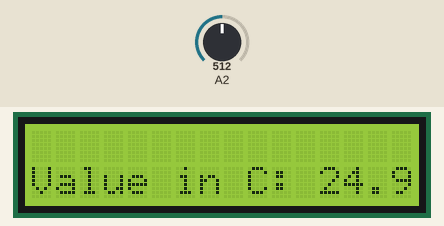
A sketch run on a simulated Arduino Uno, built with avr-gcc and run on an emulated ATmega328P. On the bench: 16×2 character LCD. The inputs (shaded band) are chosen by the test bench; at power-on: A2 = 512. What the sketch prints to the serial monitor is not drawn.

Above: at 1.2 s.
1.3 s: A2 set to 716
At 2.7 s:
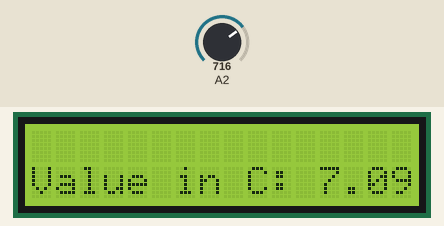
3.6 s: A2 set to 900
At 5.3 s:
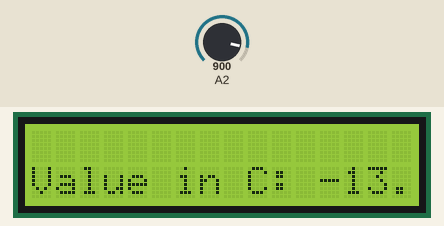
5.6 s: A2 set to 1023
At 7.2 s:
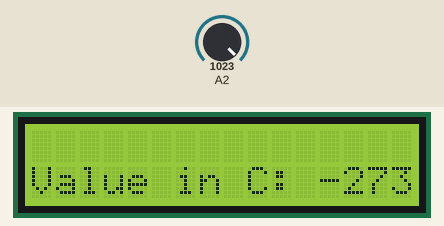
Timing chart, 0 to 8.7 s (numbered marks = the images above; inputs shaded):
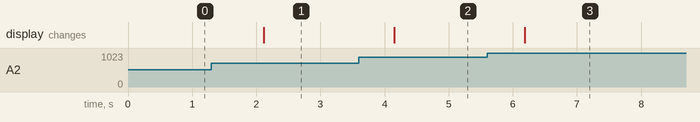

The sketch:

analog_temperature.ino
```cpp
#include <LiquidCrystal_I2C.h>

// should match the Beta Coefficient of the thermistor
const float BETA = 3950;

LiquidCrystal_I2C lcd = LiquidCrystal_I2C(0x27, 16, 2);

void setup() {
    lcd.init();
    lcd.backlight();
    Serial.begin(9600);
}

void loop() {
    int value = analogRead(A2);

    float celsius = 1 / (log(1 / (1023. / value - 1)) / BETA + 1.0 / 298.15) - 273.15;

    Serial.println(celsius);

    lcd.setCursor(0, 1);
    lcd.print(String("Value in C: ") + celsius);

    delay(1000);
}
```

Measured:
- after the input at 1.3 s, the display: changes after 0.82 s (image 1)
- after the input at 3.6 s, the display: changes after 0.55 s (image 2)
- after the input at 5.6 s, the display: changes after 0.59 s (image 3)
